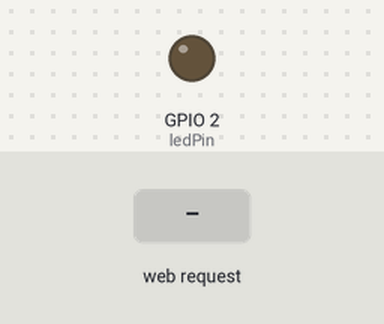
Recording of a sketch running on a simulated ESP32. Shown: output pins drawn as LEDs (lit = HIGH). Inputs (shaded band) come from the test bench. WiFi joins after 1.5 s; servers stay silent unless stated; what the sketch prints to the serial monitor is not drawn.

Above: at 2.7 s.
2.8 s: HTTP request GET /on received
At 3.8 s:
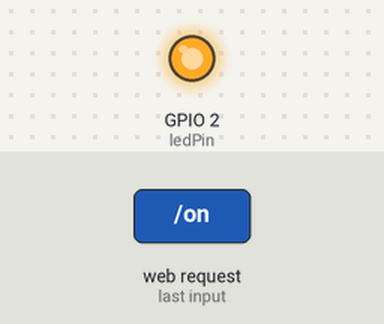
4.3 s: HTTP request GET /off received
At 4.9 s:
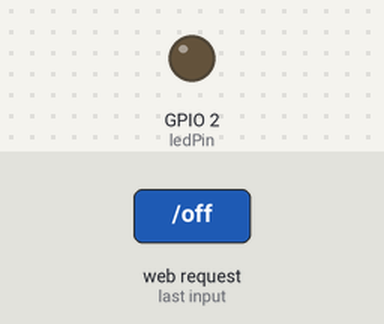
Timing chart, 0 to 7.3 s (numbered marks = the images above; inputs shaded):
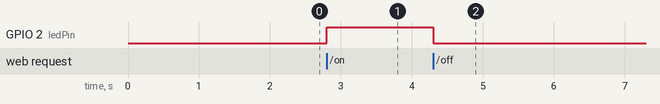

The sketch:

sketch_mar14e.ino
```cpp
#include <WiFi.h>
#include <WebServer.h>

const char* ssid = "ssid";
const char* password = "password";

WebServer server(80);

const int ledPin = 2;


String webpage = "<!DOCTYPE html><html>\
<head><title>ESP32 LED Control</title></head>\
<body style='text-align:center;'>\
<h1>ESP32 Web Server</h1>\
<p><a href='/on'><button style='font-size:20px'>ON</button></a></p>\
<p><a href='/off'><button style='font-size:20px'>OFF</button></a></p>\
</body></html>";


void handleRoot() {
  server.send(200, "text/html", webpage);
}


void handleOn() {
  digitalWrite(ledPin, HIGH);
  server.send(200, "text/html", webpage);
}


void handleOff() {
  digitalWrite(ledPin, LOW);
  server.send(200, "text/html", webpage);
}

void setup() {
  Serial.begin(115200);
  pinMode(ledPin, OUTPUT);

  WiFi.begin(ssid, password);
  Serial.print("Connecting");

  while (WiFi.status() != WL_CONNECTED) {
    delay(500);
    Serial.print(".");
  }

  Serial.println("\nConnected to WiFi");
  Serial.print("ESP32 IP Address: ");
  Serial.println(WiFi.localIP());


  server.on("/", handleRoot);
  server.on("/on", handleOn);
  server.on("/off", handleOff);

  server.begin();
  Serial.println("Web server started");
}

void loop() {
  server.handleClient();
}
```

Measured:
- after the input at 2.8 s, GPIO 2 (ledPin): LOW → HIGH at once
- after the input at 4.3 s, GPIO 2 (ledPin): HIGH → LOW at once
